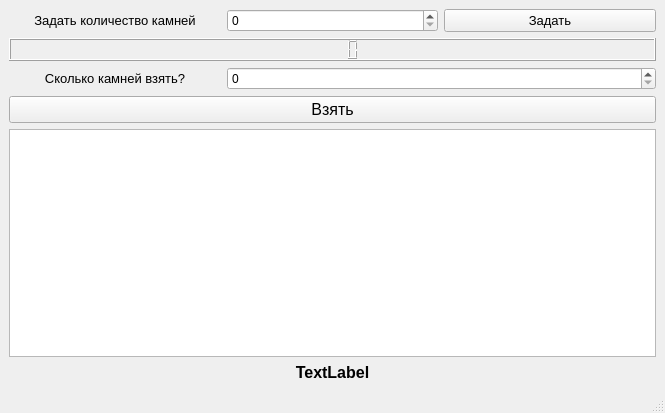
<?xml version="1.0" encoding="UTF-8"?>
<ui version="4.0">
 <class>MainWindow</class>
 <widget class="QMainWindow" name="MainWindow">
  <property name="geometry">
   <rect>
    <x>0</x>
    <y>0</y>
    <width>665</width>
    <height>413</height>
   </rect>
  </property>
  <property name="windowTitle">
   <string>MainWindow</string>
  </property>
  <widget class="QWidget" name="centralwidget">
   <layout class="QGridLayout" name="gridLayout_2">
    <item row="0" column="0">
     <layout class="QGridLayout" name="gridLayout">
      <item row="0" column="1">
       <widget class="QSpinBox" name="input_count"/>
      </item>
      <item row="2" column="0">
       <widget class="QLabel" name="label_2">
        <property name="font">
         <font>
          <pointsize>10</pointsize>
         </font>
        </property>
        <property name="text">
         <string>Сколько камней взять?</string>
        </property>
        <property name="alignment">
         <set>Qt::AlignCenter</set>
        </property>
       </widget>
      </item>
      <item row="0" column="0">
       <widget class="QLabel" name="label">
        <property name="font">
         <font>
          <pointsize>10</pointsize>
         </font>
        </property>
        <property name="text">
         <string>Задать количество камней</string>
        </property>
        <property name="alignment">
         <set>Qt::AlignCenter</set>
        </property>
       </widget>
      </item>
      <item row="0" column="2">
       <widget class="QPushButton" name="btn_set_count">
        <property name="font">
         <font>
          <pointsize>10</pointsize>
         </font>
        </property>
        <property name="text">
         <string>Задать</string>
        </property>
       </widget>
      </item>
      <item row="1" column="0" colspan="3">
       <widget class="QLCDNumber" name="remnant_of_stones"/>
      </item>
      <item row="2" column="1" colspan="2">
       <widget class="QSpinBox" name="count_take"/>
      </item>
     </layout>
    </item>
    <item row="1" column="0">
     <widget class="QPushButton" name="btn_take_stones">
      <property name="font">
       <font>
        <pointsize>12</pointsize>
       </font>
      </property>
      <property name="text">
       <string>Взять</string>
      </property>
     </widget>
    </item>
    <item row="2" column="0">
     <widget class="QListWidget" name="moves_sheet"/>
    </item>
    <item row="3" column="0">
     <widget class="QLabel" name="winner">
      <property name="font">
       <font>
        <pointsize>12</pointsize>
        <weight>75</weight>
        <bold>true</bold>
       </font>
      </property>
      <property name="text">
       <string>TextLabel</string>
      </property>
      <property name="alignment">
       <set>Qt::AlignCenter</set>
      </property>
     </widget>
    </item>
   </layout>
  </widget>
  <widget class="QMenuBar" name="menubar">
   <property name="geometry">
    <rect>
     <x>0</x>
     <y>0</y>
     <width>665</width>
     <height>21</height>
    </rect>
   </property>
  </widget>
  <widget class="QStatusBar" name="statusbar"/>
 </widget>
 <resources/>
 <connections/>
</ui>
